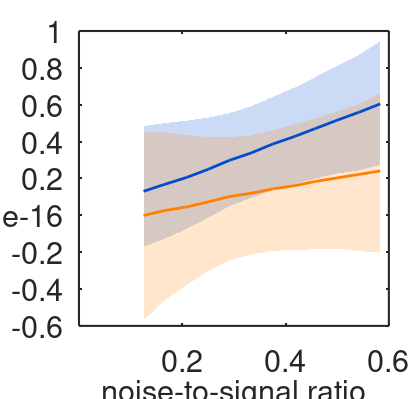
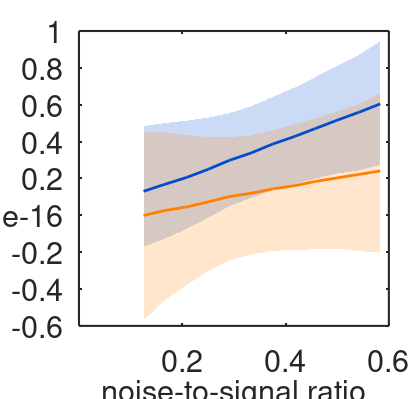

Recreate these plots in MATLAB, in order.
% script for creating Fig. 7 figure supplement 2

close all
clearvars
cd(fileparts(which(mfilename)));
addpath('../functions/');

load('kappa12_ranges_data');

font_size = 22;

color1 = [0 .3 .8];
color2 = [1 .5 0];
grey = [.84 .84 .84];

width = 310;
height = 295;
mtop = 30;
mbottom = 75;
mright = 30;
mleft = 80;
figure_width = mleft+width+mright;
figure_height = mbottom+height+mtop;
set(gcf,'unit','pixel','position',[0 0 figure_width figure_height])
set(gcf,'color','white')

axes_position = [mleft mbottom width height];
axes('unit','pixel','position',axes_position)
set(gca,'FontName','Helvetica','fontsize',font_size,'linewidth',1)

plot([])
hold on

xrange = [0 .6];
yrange = [-.6 1];

set(gca,'FontName','Helvetica','fontsize',font_size)
set(gca,'xlim',xrange,'ylim',yrange,'fontsize',font_size,'linewidth',1.5)
set(gca,'xtick',.2:.2:.6,'ytick',-.6:.2:1)

V0 = -60; V1 = 12;

sigma_values = 1.5:0.5:7;

y1 = OPTTH(1,:);
y1_dn = THMIN90(1,:);
y1_up = THMAX90(1,:);

y2 = OPTTH(2,:);
y2_dn = THMIN90(2,:);
y2_up = THMAX90(2,:);

f1 = fill([sigma_values,fliplr(sigma_values)]/V1,[y1_up-V0,fliplr(y1_dn)-V0]/V1,color1,'edgecolor','none')
set(f1,'facealpha',.2)
f2 = fill([sigma_values,fliplr(sigma_values)]/V1,[y2_up-V0,fliplr(y2_dn)-V0]/V1,color2,'edgecolor','none')
set(f2,'facealpha',.2)

plot(sigma_values/V1,(y1-V0)/V1,'color',color1,'linewidth',2)
plot(sigma_values/V1,(y2-V0)/V1,'color',color2,'linewidth',2)

% dotsize = 8;
% scatter(sigma_values/V1,(y1_dn-V0)/V1,dotsize,[.33 .33 .33],'filled')
% scatter(sigma_values/V1,(y1_up-V0)/V1,dotsize,[.33 .33 .33],'filled')
% scatter(sigma_values/V1,(y2_dn-V0)/V1,dotsize,[.33 .33 .33],'filled')
% scatter(sigma_values/V1,(y2_up-V0)/V1,dotsize,[.33 .33 .33],'filled')

set(gca,'layer','top')

xlabel('noise-to-signal ratio','FontName','Helvetica','fontsize',font_size)
ylabel('normalized threshold','FontName','Helvetica','fontsize',font_size)

set(gcf,'PaperPositionMode','auto','papersize',[15.5 14.5]);
print(gcf,'S9','-dpdf','-r0')
saveas(gcf,sprintf('%s.png',mfilename));